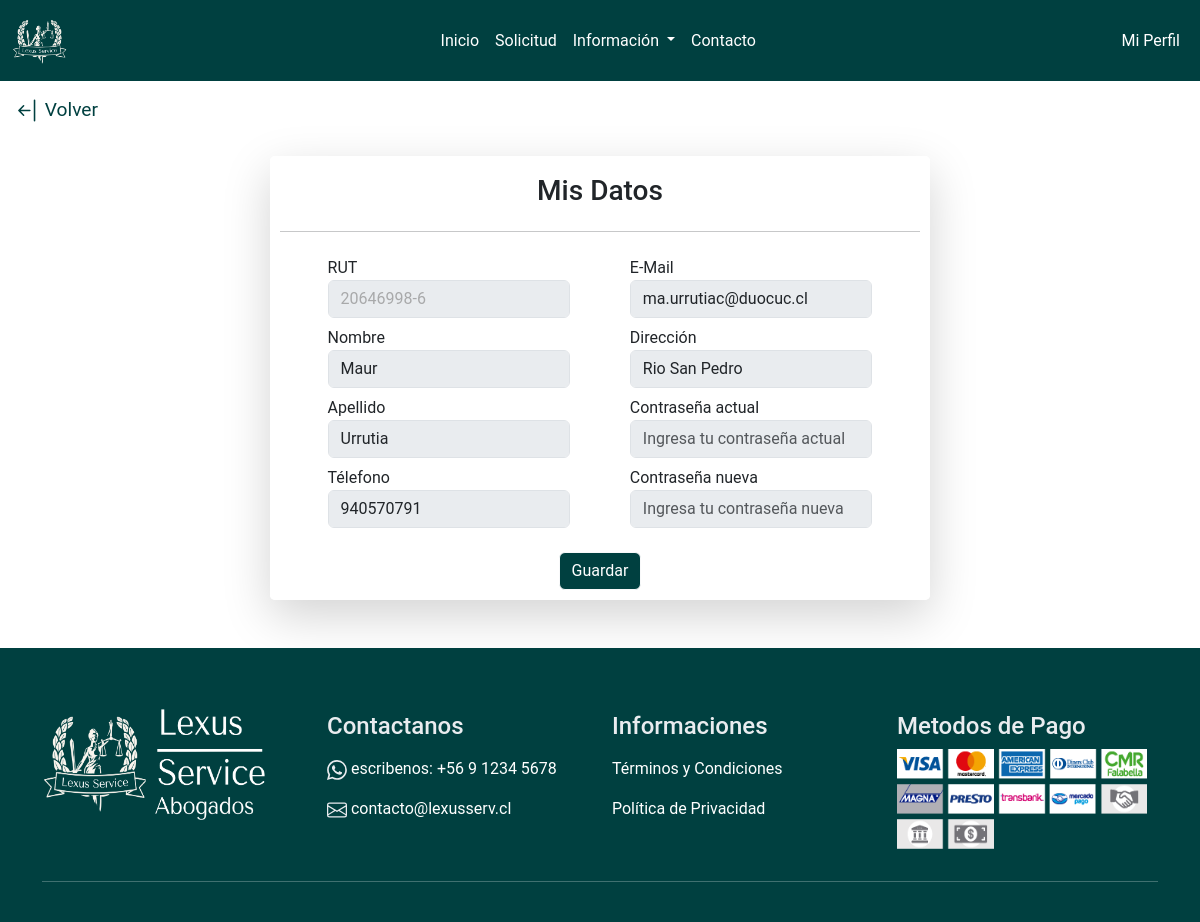
The page /profile/mis-datos.html (signed in) on the database as committed earlier.
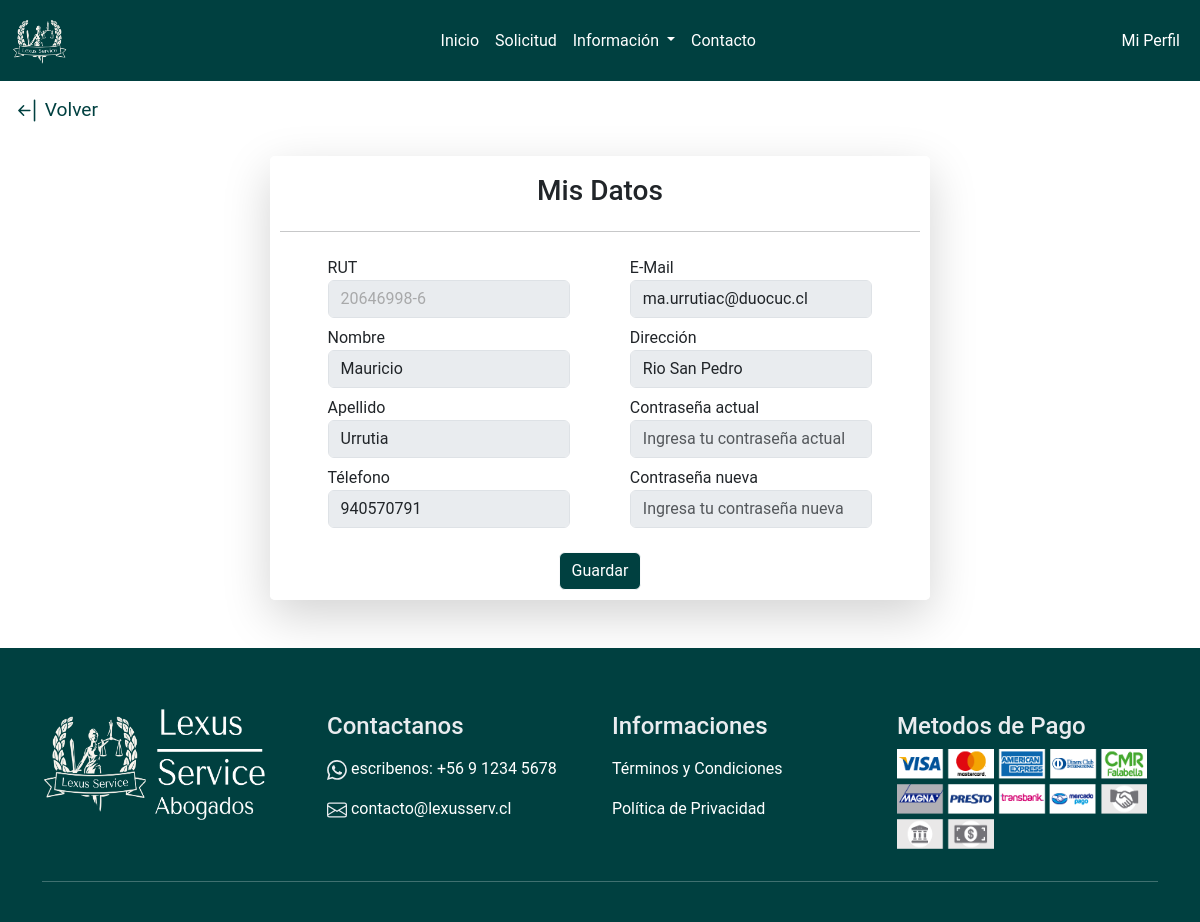
The same page on the database as committed later.
### lexusservice/models.py (models this page shows, shortened)
class Usuario(AbstractBaseUser, PermissionsMixin):
    rut = models.CharField(primary_key=True, max_length=10, unique=True)
    nombre = models.CharField(max_length=20)
    apellido = models.CharField(max_length=20)
    telefono = models.IntegerField()
    email = models.EmailField(max_length=100, unique=True, null=True, blank=True)
    direccion = models.CharField(max_length=100, null=True, blank=True)
    rol = models.ForeignKey(Rol, on_delete=models.CASCADE, db_column='id_rol', null=True, blank=True)
    is_staff = models.BooleanField(default=False)
    is_superuser = models.BooleanField(default=False)
    objects = UsuarioManager()
    USERNAME_FIELD = 'email'
    REQUIRED_FIELDS = ['rut', 'nombre', 'apellido', 'telefono', 'direccion']

### lexusservice/views.py (the view)
# urls.py: path('profile/mis-datos.html', views.mis_datos, name='profile/mis-datos'),
@login_required
def mis_datos(request):
    context = {
        'rut': request.user.rut,
        'nombre': request.user.nombre,
        'apellido': request.user.apellido,
        'telefono': request.user.telefono,
        'email': request.user.email,
        'direccion': request.user.direccion,
    }
    return render(request, 'profile/mis-datos.html', context)

### lexusservice/templates/profile/mis-datos.html (shortened to what this page needs)
<!DOCTYPE html>
<html lang="en">
<head>
  {% load static %}
  <link href="https://cdn.jsdelivr.net/npm/bootstrap@5.3.3/dist/css/bootstrap.min.css" rel="stylesheet"
 />
  <link rel="stylesheet" href="{% static 'css/style.css' %}" />
</head>
{% include 'base/navbar.html' %}
<body>
  <div class="go-back">
    <a class="text-green-back" href="{% url 'index' %}">
      Volver
    </a>
  </div>
  <main>
    <div class="container">
      <div class="row justify-content-center">
        <div class="col-md-6 form-profile">
          <div class="formulario-user shadow-lg mb-5 mt-3">
            <div class="better-background">
              <div class="d-flex align-items-center">
                <h3 class="mt-2 mx-auto">Mis Datos</h3>
              </div>
              <hr>
              <div class="container-fluid">
                <div class="row info-user">
                  <div class="col-5">
                    <div class="form-group mt-2">
                      <label for="rut-mis-datos">RUT </label>
                      <input type="text" class="form-control" id="rut-mis-datos" value="{{ rut }}" disabled />
                    </div>
                    <div class="form-group mt-2">
                      <label for="nombre-mis-datos">Nombre </label>
                      <input type="text" class="form-control" id="nombre-mis-datos" value="{{ nombre }}" />
                    </div>
                    <div class="form-group mt-2">
                      <label for="apellido-mis-datos">Apellido </label>
                      <input type="text" class="form-control" id="apellido-mis-datos" value="{{ apellido }}" />
                    </div>
                    <div class="form-group mt-2">
                      <label for="telefono-mis-datos">Télefono </label>
                      <input type="number" class="form-control" id="telefono-mis-datos" value="{{ telefono }}" />
                    </div>
                  </div>
                  <div class="col-5">
                    <div class="form-group mt-2">
                      <label for="email-mis-datos">E-Mail </label>
                      <input type="text" class="form-control" id="email-mis-datos" value="{{ email }}" />
                    </div>
                    <div class="form-group mt-2">
                      <label for="direccion-mis-datos">
                        Dirección
                      </label>
                      <input type="text" class="form-control" id="direccion-mis-datos" value="{{ direccion }}"
                        name="direccion" />
                    </div>
                    <div class="form-group mt-2">
                      <label for="actual-password">Contraseña actual</label>
                      <input type="password" class="form-control" id="actual-password"
                        placeholder="Ingresa tu contraseña actual" />
                    </div>
                    <div class="form-group mt-2">
                      <label for="new-password">Contraseña nueva</label>
                      <input type="password" class="form-control" id="new-password"
                        placeholder="Ingresa tu contraseña nueva" />
                    </div>
                  </div>
                </div>
              </div>
              <div class="d-flex justify-content-end">
                <div class="mt-4 gap-2 mx-auto">
                  <button type="button" class="btn btn-light btn-green" id="btn-guardar-mis-datos">
                    Guardar
                  </button>
                </div>
              </div>
            </div>
          </div>
        </div>
      </div>
    </div>
  </main>
</body>
{% include 'base/footer.html' %}
</html>

Rows that differ between the two databases and show on the page:
changed Usuario "Urrutia": nombre "Maur" → "Mauricio"
